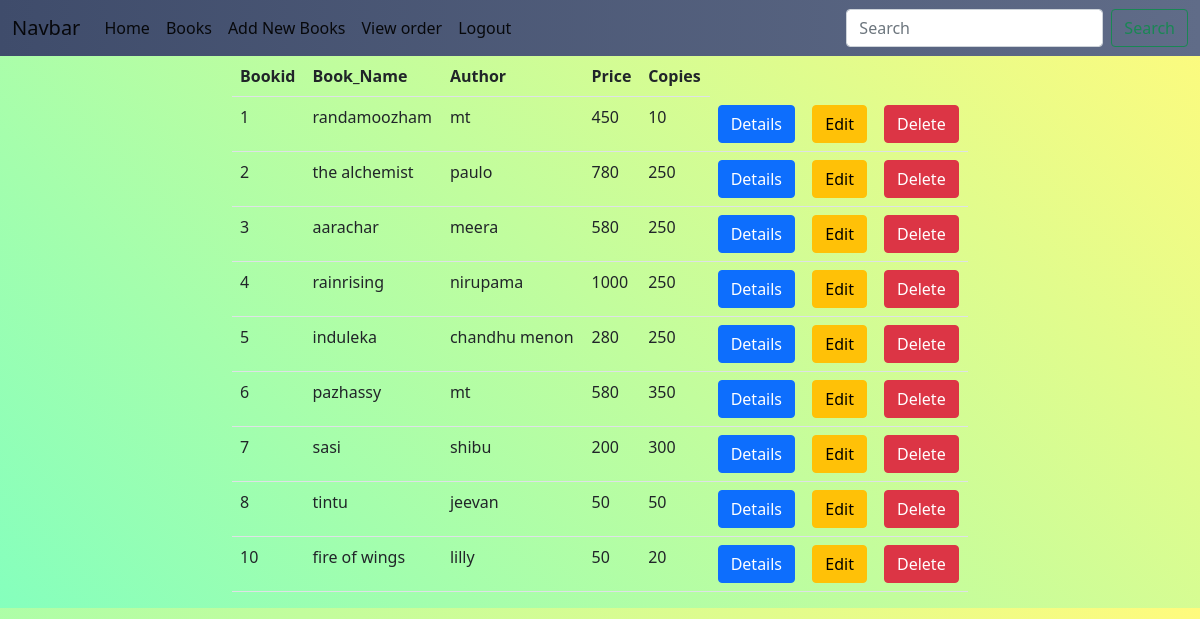
Screenshot of /owner/books/all (signed in) with the database file from the repository.
### owner/models.py (models this page shows, shortened)
class Books(models.Model):
    book_name = models.CharField(max_length=120, unique=True)
    author = models.CharField(max_length=120)
    price = models.PositiveIntegerField(default=50)
    copies = models.PositiveIntegerField(default=50)
    active_status = models.BooleanField(default=True)
    images = models.ImageField(upload_to="image", null=True, blank=True)

### owner/views.py (the view)
# urls.py: path("books/all",views.BookList.as_view(),name="listbook"),
@method_decorator(owner_permission_required,name='dispatch')
class BookList(ListView):
    model = Books
    context_object_name = "item"
    template_name = "avail_books.html"

### owner/templates/avail_books.html
{%extends 'base.html'%}
{%block body_block%}
    <div class="row">
        <div class="col-2"></div>
        <div class="col-8">
            <table class="table">
                <tr>
                    <th>Bookid</th>
                    <th>Book_Name</th>
                    <th>Author</th>
                    <th>Price</th>
                    <th>Copies</th>
                </tr>
                {%for book in item%}
                <tr>
                    <td>{{book.id}}</td>
                    <td>{{book.book_name}}</td>
                    <td>{{book.author}}</td>
                    <td>{{book.price}}</td>
                    <td>{{book.copies}}</td>
                    <td><a href="{%url 'bookdetail' book.id %}" class="btn btn-primary">Details</a></td>
                    <td><a href="{%url 'bookchange' book.id %}" class="btn btn-warning">Edit</a></td>
                    <td><a href="{% url 'bookdelete' book.id%}" class="btn btn-danger">Delete</a></td>
                </tr>
                {%endfor%}
            </table>
        </div>
        <div class="col-2"></div>
    </div>
{%endblock%}

### owner/static/css/style.css (style rules this page uses)
.color { background-color: #85FFBD; background-image: linear-gradient(45deg, #85FFBD 0%, #FFFB7D 100%); }

### rows the page displays
Books: id "1", book_name "randamoozham", author "mt", price "450", copies "10"
Books: id "2", book_name "the alchemist", author "paulo", price "780", copies "250"
Books: id "3", book_name "aarachar", author "meera", price "580", copies "250"
Books: id "4", book_name "rainrising", author "nirupama", price "1000", copies "250"
Books: id "5", book_name "induleka", author "chandhu menon", price "280", copies "250"
Books: id "6", book_name "pazhassy", author "mt", price "580", copies "350"
Books: id "7", book_name "sasi", author "shibu", price "200", copies "300"
Books: id "8", book_name "tintu", author "jeevan", price "50", copies "50"
Books: id "10", book_name "fire of wings", author "lilly", price "50", copies "20"
